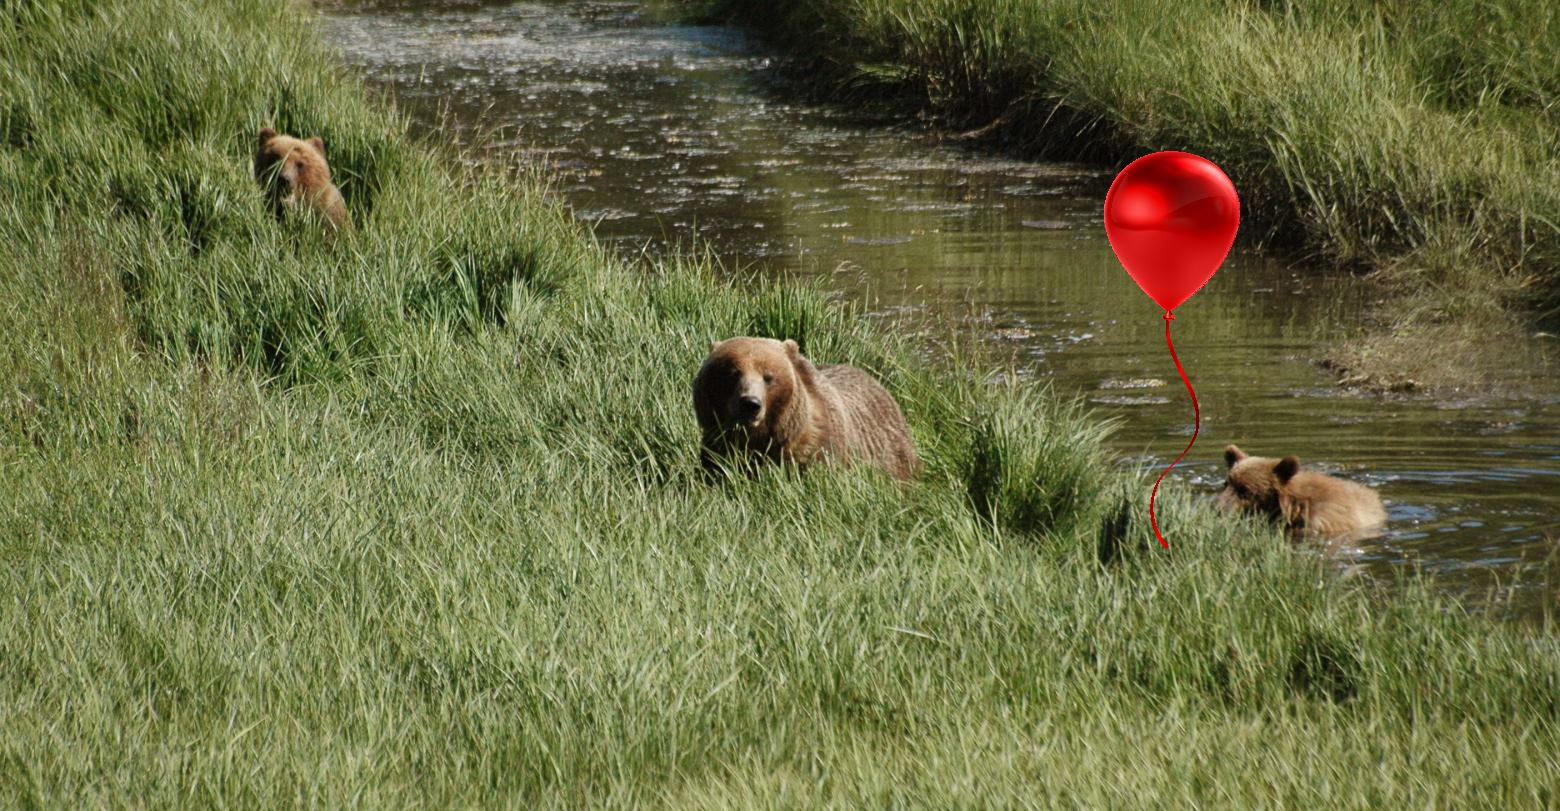

This chart was generated by the following Python code:
from PIL import Image

path_bear = './starr_bears.jpg'
path_balloon = './red_balloon.png'
path_out = './bears3.jpg'

# open images
bear_image = Image.open(path_bear)
balloon_image = Image.open(path_balloon)

# get bear image details
bear_pixel_map = bear_image.load()
bear_w, bear_h = bear_image.size
bear_mode = bear_image.mode

# get balloon image details
balloon_pixel_map = balloon_image.load()
balloon_w, balloon_h = balloon_image.size

# define balloon position and scale
balloon_pos = (1100, 150)
balloon_scale = 0.05

# initialize new image
new_image = bear_image.copy()
new_pixel_map = new_image.load()

# loop through balloon pixels
for x in range(balloon_w):
    for y in range(balloon_h):

        # find position on the bear image
        bear_x = balloon_pos[0] + int(x * balloon_scale)
        bear_y = balloon_pos[1] + int(y * balloon_scale)

        # skip pixels that are outide the bounds of the bear image
        if any([bear_x < 0, bear_x >= bear_w, bear_y < 0, bear_y >= bear_h]):
            continue

        # get color of balloon pixel
        pixel = balloon_pixel_map[x, y]
        
        # skip transparent pixels
        if pixel[3] < 10:
            continue

        # blit to pixel map
        new_pixel_map[bear_x, bear_y] = pixel

# save image
new_image.save(path_out)
